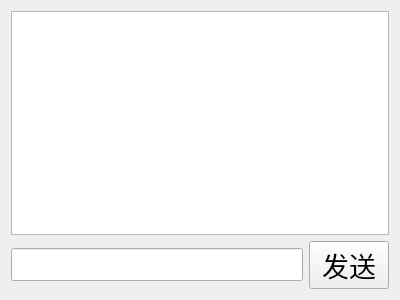
<?xml version="1.0" encoding="UTF-8"?>
<ui version="4.0">
 <class>PrivateChat</class>
 <widget class="QWidget" name="PrivateChat">
  <property name="geometry">
   <rect>
    <x>0</x>
    <y>0</y>
    <width>400</width>
    <height>300</height>
   </rect>
  </property>
  <property name="windowTitle">
   <string>Form</string>
  </property>
  <layout class="QHBoxLayout" name="horizontalLayout_2">
   <item>
    <layout class="QVBoxLayout" name="verticalLayout">
     <item>
      <widget class="QTextEdit" name="showMsg_te">
       <property name="font">
        <font>
         <pointsize>14</pointsize>
        </font>
       </property>
      </widget>
     </item>
     <item>
      <layout class="QHBoxLayout" name="horizontalLayout">
       <item>
        <widget class="QLineEdit" name="inputMsg_le">
         <property name="font">
          <font>
           <pointsize>16</pointsize>
          </font>
         </property>
        </widget>
       </item>
       <item>
        <widget class="QPushButton" name="sendMsg_pb">
         <property name="font">
          <font>
           <pointsize>20</pointsize>
          </font>
         </property>
         <property name="text">
          <string>发送</string>
         </property>
        </widget>
       </item>
      </layout>
     </item>
    </layout>
   </item>
  </layout>
 </widget>
 <resources/>
 <connections/>
</ui>
